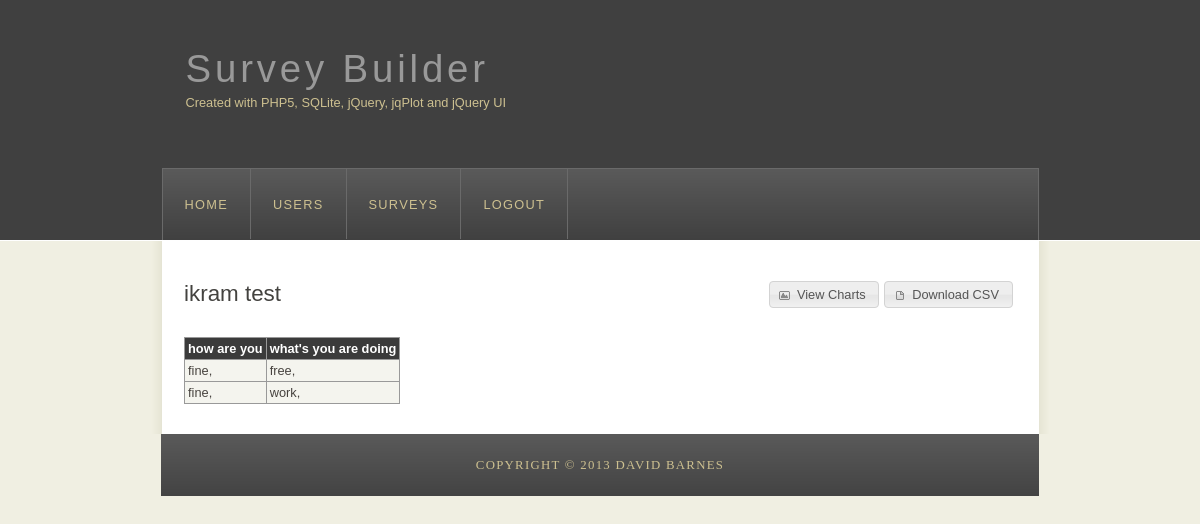
/survey_results.php?survey_id=1 (signed in), run on the app's committed database.
### tables this page shows
CREATE TABLE `survey` (
  `survey_id` int(11) NOT NULL,
  `survey_name` text NOT NULL
);

CREATE TABLE `question` (
  `question_id` int(11) NOT NULL,
  `survey_id` int(11) NOT NULL,
  `question_type` text DEFAULT NULL,
  `question_text` text DEFAULT NULL,
  `is_required` int(11) DEFAULT NULL,
  `question_order` int(11) DEFAULT NULL
);

### controllers/Controller.php (called while the page is built, shortened)
<?php
abstract class Controller
{
    protected $viewVariables = [];
    public static function autoload($class)
    {
        return true;
    }
    public function display()
    {
        try {
            $this->handleRequest($_REQUEST);
            $viewFilename = $this->getViewFilename();
            $this->displayView($viewFilename);
        } catch (RuntimeException $e) {
            $this->assign('statusMessage', $e->getMessage());
            $this->displayView(self::RUNTIME_EXCEPTION_VIEW);
        } catch (Exception $e) {
            $this->handleError($e);
            $viewFilename = $this->getViewFilename();
            if ($viewFilename) {
                $this->displayView($viewFilename);
            } else {
                die($e->getMessage());
            }
        }
    }
    protected function getViewFilename()
    {
        return basename($_SERVER['SCRIPT_NAME']);
    }
    protected function assign($name, $value)
    {
        $this->viewVariables[$name] = $value;
    }
    protected function displayView($viewFilename)
    {
        $viewPath = realpath(dirname(dirname(__FILE__)) . DIRECTORY_SEPARATOR . 'views' . DIRECTORY_SEPARATOR . $viewFilename);
        extract($this->viewVariables);
        require	$viewPath;
    }
    protected function openDatabase()
    {
        $databaseConfig = parse_ini_file(self::DSN_CONFIG_FILE);
        $username = null;
        $password = null;
        if (preg_match('/^(mysql|pgsql)/', $databaseConfig['dsn'], $matches)) {
            $username = $databaseConfig['username'];
            $password = $databaseConfig['password'];
        }
        try {
            $this->pdo = new PDO($databaseConfig['dsn'], $username, $password);
        } catch (PDOException $e) {
            throw new RuntimeException('PDOException: ' . $e->getMessage());
        }
    }
}

### survey_results.php (called while the page is built)
<?php
require 'controllers/Controller.php';
$page = new SurveyResultsController;
$page->display();

### models/Model.php (called while the page is built, shortened)
<?php
abstract class Model
{
    public function __construct()
    {
        $fields = static::getFields();
    }
    public static function getFields()
    {
        return static::$fields;
    }
    public static function getPrimaryKey()
    {
        return static::$primaryKey;
    }
    public static function getTable()
    {
        return self::decamelize(get_called_class());
    }
    public static function decamelize($str)
    {
        return strtolower(preg_replace('/(?!^)[[:upper:]][[:lower:]]/', '$0', preg_replace('/(?!^)[[:upper:]]+/', '_$0', $str)));
    }
    public static function queryRecordById(PDO $pdo, $id)
    {
        $fields = implode(', ', static::getFields());
        $table = static::getTable();
        $primaryKey = static::getPrimaryKey();
        $params = ['primary_key' => $id];
        $sql = "select $fields from $table where $primaryKey = :primary_key";
        $stmt = $pdo->prepare($sql);
        $stmt->execute($params);
        $stmt->setFetchMode(PDO::FETCH_CLASS, get_called_class());
        return $stmt->fetch();
    }
    public static function queryRecords(PDO $pdo, $search = null)
    {
        $fields = static::getFields();
        $table = static::getTable();
        $whereFields = [];
        $params = [];
        foreach ($search as $field => $value) {
            if (in_array($field, $fields)) {
                $whereFields[] = "$field = :$field";
                $params[$field] = $value;
            }
        }
        $where = implode(', ', $whereFields);
        $fieldsSql = implode(', ', $fields);
        $sql = "select $fieldsSql from $table";
        if (! empty($where)) {
            $sql .= " where $where";
        }
        if (isset($search['sort']) && in_array($search['sort'], $fields)) {
            $sql .= ' order by ' . $search['sort'];
        }
        $stmt = $pdo->prepare($sql);
        $stmt->execute($params);
        $stmt->setFetchMode(PDO::FETCH_CLASS, get_called_class());
        return $stmt->fetchAll();
    }
}

### controllers/SurveyResultsController.php (called while the page is built, shortened)
<?php
class SurveyResultsController extends Controller
{
    protected function handleRequest(&$request)
    {
        $survey = $this->getSurvey($request);
        $responses = $survey->getSurveyResponses($this->pdo);
    }
    protected function getSurvey(&$request)
    {
        if (! empty($request['survey_id'])) {
            $survey = Survey::queryRecordById($this->pdo, $request['survey_id']);
        } else {
            throw new Exception('Survey ID must be specified');
        }
        return $survey;
    }
}

### models/Survey.php (called while the page is built, shortened)
<?php
class Survey extends Model
{
    public $questions = [];
    public function getQuestions(PDO $pdo)
    {
        $search = ['survey_id' => $this->survey_id, 'sort' => 'question_order'];
        $this->questions = Question::queryRecords($pdo, $search);
    }
    public function getSurveyResponses(PDO $pdo)
    {
        $groupConcatSql = 'group_concat';
        if (! empty($this->survey_id)) {
            if (empty($this->questions)) {
                $this->getQuestions($pdo);
            }
            $questionSubSelects = [];
            foreach ($this->questions as $question) {
                $questionSubSelects[] = "(select $groupConcatSql(answer_value, ', ') from survey_answer sa
                                          where sa.survey_response_id = sr.survey_response_id and
                                          sa.question_id = :question_id_{$question->question_id}) as question_{$question->question_id}";
                $params["question_id_{$question->question_id}"] = $question->question_id;
            }
            $questionSubSelectSql = implode(', ', $questionSubSelects);
            $sql = "select sr.*, $questionSubSelectSql from survey_response sr where sr.survey_id = :survey_id";
            $params['survey_id'] = $this->survey_id;
            $stmt = $pdo->prepare($sql);
            $stmt->execute($params);
            $stmt->setFetchMode(PDO::FETCH_OBJ);
            $this->responses = $stmt->fetchAll();
        }
    }
}

### views/survey_results.php (the view, shortened to what this page needs)
<!doctype html>
<html>
<head>
  <?php include 'stylesheets.php'; ?>
</head>
<body>
  <div id="main">
    <?php include 'header.php'; ?>
    <div id="site_content">
      <div style="float: right; padding: 15px;">
        <a class="view_charts" href="survey_charts.php?survey_id=<?php echo htmlspecialchars($survey->survey_id); ?>">View Charts</a>
        <a class="download_csv" href="survey_results.php?survey_id=<?php echo htmlspecialchars($survey->survey_id); ?>&amp;action=download_csv">Download CSV</a>
      </div>
      <h1><?php echo htmlspecialchars($survey->survey_name); ?></h1>
      <div id="content">
        <div class="scrollgrid">
          <table class="grid">
            <tr>
              <?php foreach ($survey->questions as $question): ?>
              <th><?php echo htmlspecialchars($question->question_text); ?></th>
              <?php endforeach; ?>
            </tr>
            <?php if (empty($survey->responses)): ?>
              <tr>
                <td colspan="<?php echo count($survey->questions); ?>"><em>No surveys</em></td>
              </tr>
            <?php else: ?>
            <?php foreach ($survey->responses as $response): ?>
              <tr>
                <?php foreach ($survey->questions as $question): ?>
                <td><?php $field = 'question_' . htmlspecialchars($question->question_id); echo htmlspecialchars($response->$field); ?></td>
                <?php endforeach; ?>
              </tr>
            <?php endforeach; ?>
            <?php endif; ?>
          </table>
        </div>
      </div>
    </div>
    <?php include 'footer.php'; ?>
  </div>
</body>
</html>

### views/stylesheets.php
<link href="css/template.css" rel="stylesheet" />
<link href="css/style.css" rel="stylesheet" />
<link href="vendor/jquery/css/smoothness/jquery-ui-1.10.2.custom.min.css" rel="stylesheet" />

### views/header.php
<div id="header">
  <div id="logo">
    <div id="logo_text">
      <h1><a href="index.php"><span class="logo_colour">Survey Builder</span></a></h1>
      <h2>Created with PHP5, SQLite, jQuery, jqPlot and jQuery UI</h2>
    </div>
  </div>
  <div id="menubar">
    <ul id="menu">
      <?php if (! empty($user) && $user instanceof Login): ?>
      <li<?php if (in_array(basename($_SERVER['SCRIPT_NAME']), ['index.php'])) {
    echo ' class="selected"';
} ?>>
        <a href="index.php">Home</a>
      </li>
      <li<?php if (in_array(basename($_SERVER['SCRIPT_NAME']), ['user_edit.php', 'users.php'])) {
    echo ' class="selected"';
} ?>>
        <a href="users.php">Users</a>
      </li>
      <li<?php if (in_array(basename($_SERVER['SCRIPT_NAME']), ['survey_edit.php', 'surveys.php'])) {
    echo ' class="selected"';
} ?>>
        <a href="surveys.php">Surveys</a>
      </li>
      <li>
        <a href="logout.php">Logout</a>
      </li>
      <?php else: ?>
      <li>
        <a href="login.php">Login</a>
      </li>
      <?php endif; ?>
    </ul>
  </div>
</div>

### views/footer.php
<div id="footer">
  Copyright &copy; 2013 David Barnes
</div>

### css/template.css (style rules this page uses)
html { height: 100%; }
* { margin: 0; padding: 0; }
body { font: normal .80em 'trebuchet ms', arial, sans-serif; background: #F0EFE2; color: #777; }
h1, h2, h3, h4, h5, h6 { font: normal 175% 'century gothic', arial, sans-serif; color: #43423F; margin: 0 0 15px 0; padding: 15px 0 5px 0; }
h2 { font: normal 175% 'century gothic', arial, sans-serif; color: #A4AA04; }
a, a:hover { outline: none; text-decoration: underline; color: #14CECC; }
ul { margin: 2px 0 22px 17px; }
ul li { list-style-type: circle; margin: 0 0 6px 0; padding: 0 0 4px 5px; }
#main, #logo, #menubar, #site_content, #footer { margin-left: auto; margin-right: auto; }
#header { background: #404040; border-bottom: 1px solid #FFF; height: 240px; }
#logo { width: 829px; position: relative; height: 168px; }
#logo #logo_text { position: absolute; top: 25px; left: 0; }
#logo h1, #logo h2 { font: normal 300% 'century gothic', arial, sans-serif; border-bottom: 0; text-transform: none; margin: 0; }
#logo_text h1, #logo_text h1 a, #logo_text h1 a:hover { padding: 22px 0 0 0; color: #777; letter-spacing: 0.1em; text-decoration: none; }
#logo_text h1 a .logo_colour { color: #999; }
#logo_text h2 { font-size: 100%; padding: 4px 0 0 0; color: #CDC090; }
#menubar { width: 875px; height: 71px; padding: 0px 0 0 0px; border: 1px solid #6A6A6A; border-bottom: 0; background: #555 url(../images/menu.png) repeat-x; }
ul#menu { float: left; margin: 0; padding: 0; }
ul#menu li { float: left; margin: 0px 0 0 0; padding: 0px 0 0 0px; list-style: none; }
ul#menu li a { letter-spacing: 0.1em; font: normal 100% 'trebuchet ms', arial; display: block; float: left; height: 38px; padding: 28px 22px 4px 22px; text-align: center; color: #CDC090; text-transform: uppercase; text-decoration: none; border-right: 1px solid #6A6A6A; background: transparent; }
#site_content { width: 845px; overflow: hidden; margin: 0 auto 0 auto; padding: 25px 20px 20px 33px; background: #FFF url(../images/content.png) repeat-y; }
#content { text-align: left; width: 830px; padding: 0; }
#footer { width: 878px; font: normal 100% "lucida sans unicode"; height: 33px; padding: 24px 0 5px 0; text-align: center; background: #555 url(../images/menu.png) repeat-x; color: #CDC090; text-transform: uppercase; letter-spacing: 0.1em; }
table { margin: 10px 0 30px 0; }
table tr th, table tr td { background: #3B3B3B; color: #FFF; padding: 7px 4px; text-align: left; }
table tr td { background: #F4F4EE; color: #47433F; border-top: 1px solid #FFF; }

### css/style.css (style rules this page uses)
table.grid { border: 1px solid #999; border-collapse: collapse; margin-bottom: 10px; }
table.grid th, table.grid td { border: 1px solid #999; padding: 3px; text-align: left; }
.scrollgrid { margin: 0; padding: 0; overflow-x: auto; }
.scrollgrid .grid th { white-space:nowrap; }

### data on the page
survey: survey_name "ikram test"
question: question_text "how are you", field "fine,"
question: question_text "what's you are doing", field "free,", field "work,"
